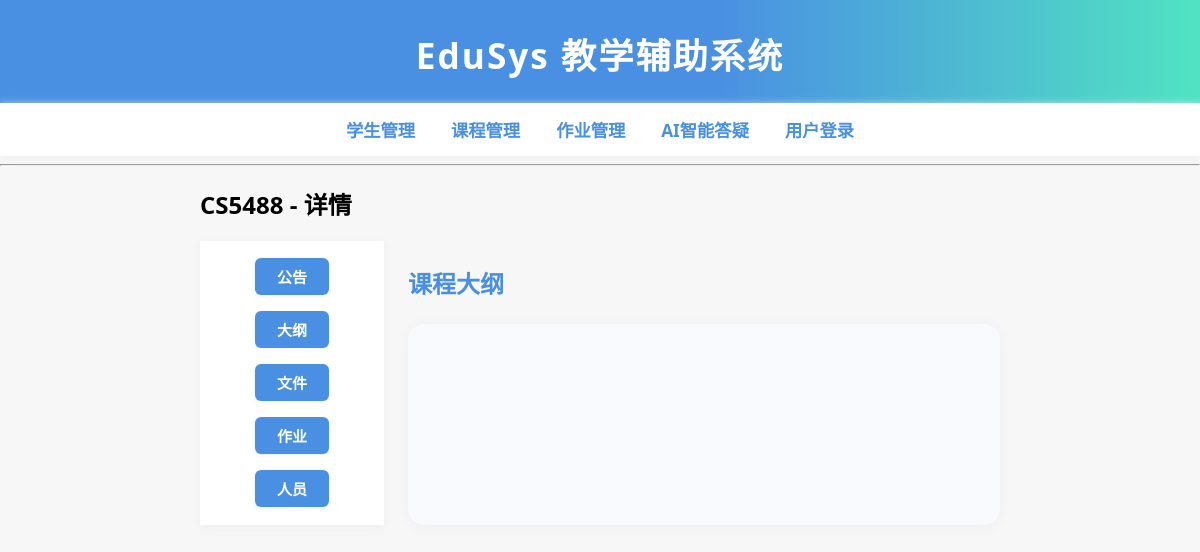
/courses/2/outline/, run on an earlier commit of the app's database.
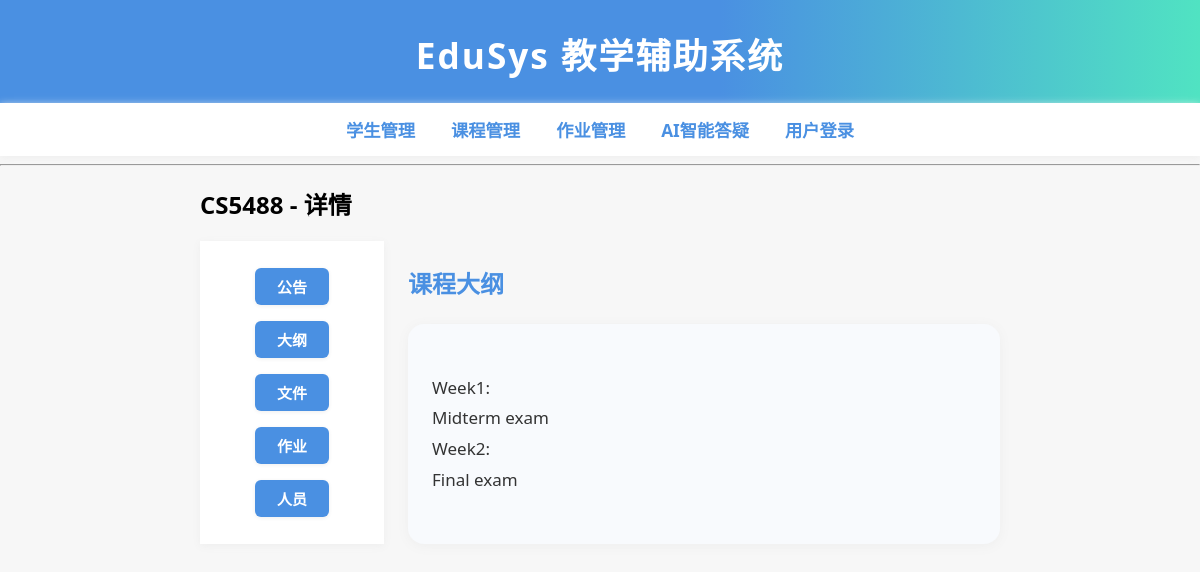
And on a later commit of the database.
### courses/models.py (models this page shows, shortened)
class Course(models.Model):
	name = models.CharField(max_length=100, verbose_name='课程名称')
	teacher = models.CharField(max_length=50, verbose_name='授课教师')
	students = models.ManyToManyField(Student, blank=True, related_name='courses', verbose_name='学生列表')
	outline = models.TextField(blank=True, verbose_name='课程大纲')

### courses/views.py (the view)
# urls.py: path('<int:course_id>/outline/', views.course_outline, name='course_outline'),
def course_outline(request, course_id):
	course = get_object_or_404(Course, id=course_id)
	is_superuser = request.user.is_superuser
	if request.method == 'POST' and is_superuser:
		outline = request.POST.get('outline', '')
		course.outline = outline
		course.save()
		return redirect('course_outline', course_id=course.id)
	return render(request, 'courses/course_outline.html', {
		'course': course,
		'is_superuser': is_superuser,
		'edit_mode': request.GET.get('edit') == '1',
	})

### courses/templates/courses/course_outline.html (shortened to what this page needs)
{% extends 'courses/course_detail.html' %}
{% block course_content %}
<h3 style="font-size:24px;color:#4a90e2;margin-bottom:24px;">课程大纲</h3>
<div style="max-width:900px;margin:auto;background:#f8fafd;padding:32px 24px;border-radius:16px;box-shadow:0 2px 12px #eee;">
	{% if is_superuser and edit_mode %}
		<form method="post">
			{% csrf_token %}
			<textarea id="outline-editor" name="outline" style="width:100%;height:320px;padding:16px;font-size:16px;border-radius:8px;border:1px solid #ddd;resize:vertical;">{{ course.outline|default_if_none:"" }}</textarea>
			<button type="submit" class="btn" style="margin-top:18px;">保存</button>
			<a href="{% url 'course_outline' course.id %}" class="btn-cancel" style="margin-left:16px;">取消</a>
		</form>
		<script src="https://cdn.jsdelivr.net/npm/@ckeditor/ckeditor5-build-classic/build/ckeditor.js"></script>
		<script>
			ClassicEditor.create(document.querySelector('#outline-editor'));
		</script>
	{% else %}
		<div style="font-size:17px;line-height:1.8;color:#333;min-height:120px;">{{ course.outline|linebreaks|default:"暂无课程大纲" }}</div>
	{% endif %}
</div>
{% endblock %}

### courses/templates/courses/course_detail.html
{% extends 'base.html' %}
{% block content %}
<h2>{{ course.name }} - 详情</h2>
<div style="display:flex;gap:24px;">
    <nav style="display:flex;flex-direction:column;gap:12px;min-width:120px;">
    <a href="{% url 'course_announcement' course.id %}" class="btn">公告</a>
    <a href="{% url 'course_outline' course.id %}" class="btn">大纲</a>
    <a href="{% url 'course_files' course.id %}" class="btn">文件</a>
    <a href="{% url 'assignment_list' course.id %}" class="btn">作业</a>
    <a href="{% url 'course_people' course.id %}" class="btn">人员</a>
    </nav>
    <div style="flex:1;">
        {% block course_content %}{% endblock %}
    </div>
</div>
{% endblock %}

What changed in the data, as far as the page shows it:
changed Course "CS5488": outline (not shown) → "Week1: Midterm exam Week2: Final exam"
